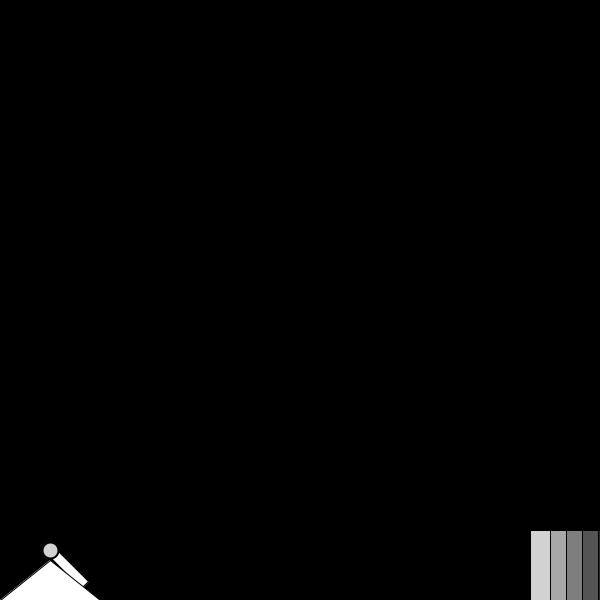
Frame 1 (no input)
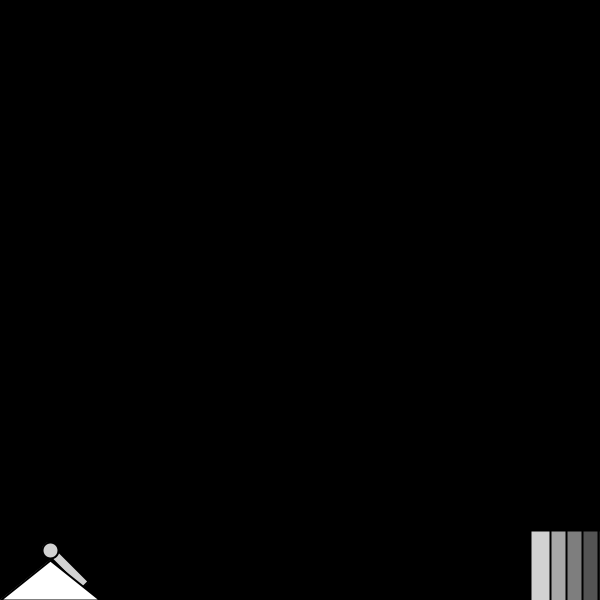
Frame 60 (the mouse pressed at the canvas centre just before this capture)
Frame 120 (the mouse held since frame 60 and released just before this capture): identical to frame 60, image omitted

The Processing sketch that drew these frames (run headless with seeded random() and noise(); from frame 60 on, the mouse is pressed at the canvas centre):

// Processing sketch: sketch_ejercicio4
// ── sketch_ejercicio4.pde
float angulo = PI/4;
Canion canion;
Enemigo enemigo;
PVector posicion;
boolean corto = false;
void setup(){
  size(600,600);
  posicion = new PVector(50,height-50);
  canion = new Canion(posicion.x,posicion.y);
  enemigo = new Enemigo(530,530,50,false,canion);
}

void draw(){
  background(0);
  pushMatrix();
  translate(posicion.x, posicion.y);
  rotate(angulo);
  
  rect(0,-5,50,10);
  
  popMatrix();
  fill(255);
  triangle(50,560,0, height,100,height);
  enemigo.actualizar();
  enemigo.colicion(canion);
  if(corto)
  {
    PVector gravedad= new PVector(0,0.2);
    canion.aplicarFuerza(gravedad);
    canion.mover(); 
  }
  canion.dibujar();
  if(canion.posicion.y>height)
  {
    canion= new Canion(posicion.x, posicion.y);
    corto=false;
  }
}

void keyPressed()
{
  if(key=='s')
  {
    angulo+=.1;
    
  }
  if(key=='w')
  {
    angulo-=.1;
    
  }
  if (key==' ')
  {
    corto=true;
    PVector force= PVector.fromAngle(angulo);
    force.mult(10);
    canion.aplicarFuerza(force); 
  } 
}

// ── Canion.pde
class Canion{
  private PVector posicion;
  private PVector velocidad;
  private PVector aceleracion;
  private float radio, velocidadMaxima;
  
  public Canion(float _x, float _y){
    this.posicion = new PVector();
    this.velocidad = new PVector();
    this.aceleracion = new PVector();
    this.posicion.add(_x,_y);
    this.radio = 8;
    this.velocidadMaxima = 10;
  }
  
  public void mover(){
    this.velocidad.add(this.aceleracion);
    this.velocidad.limit(this.velocidadMaxima);
    this.posicion.add(velocidad);
    this.aceleracion.mult(0);
  }
  
  public void aplicarFuerza(PVector fuerza){
    this.aceleracion.add(fuerza);
  }
  
  public void dibujar(){
    stroke(0);
    strokeWeight(2);
    pushMatrix();
    translate(this.posicion.x, this.posicion.y);
    ellipse(0,0,this.radio*2,this.radio*2);
    popMatrix();
  }
  
  public void dibujar2(){
    pushMatrix();
    translate(posicion.x, posicion.y);
    rotate(angulo);
    rect(0,-5,50,10);
    popMatrix();
  }
}

// ── Enemigo.pde
class Enemigo{
  private PVector posicion;
  private int radio;
  private boolean golpe;
  private Canion canion;
  
  public Enemigo(float _x, float _y, int _radio, boolean _golpe, Canion _canion){
    this.posicion = new PVector();
    this.posicion.add(_x,_y);
    this.radio = _radio;
    this.golpe = false;
  }
  
  public void actualizar(){
    if(this.golpe){
      fill(255);
      //ellipse(this.posicion.x, this.posicion.y, this.radio*2, this.radio*2);
      rect(this.posicion.x, this.posicion.y, this.radio*2, this.radio*2);
    }else{
      dibujar(this.posicion.x, this.posicion.y, this.radio*2, 6);
    }
  }
  
  public void dibujar(float _x, float _y, int size, int numero){
    float valorGravitatorio = 255/numero;
    float pasos = size/numero;
    for(int i = 0; i < numero; i++){
      fill(i*valorGravitatorio);
      //ellipse(_x, _y, size-i*pasos, size-i-pasos);
      rect(_x, _y, size-i*pasos, size-i-pasos);
    }
  }
  
  public void colicion(Canion c){
    golpe = golpearObjetivo(c.posicion.x, c.posicion.y, c.radio, posicion.x, posicion.y, radio);
  }
  
  public boolean golpearObjetivo(float cx, float cy, float radio, float tx, float ty, float tr){
    float distX= cx-tx;
    float distY=cy-ty;
    float distance= sqrt((distX*distX)+ (distY*distY));  
    if(distance<=radio+tr){
        return true;   
    }  
    return false;
  }
}
